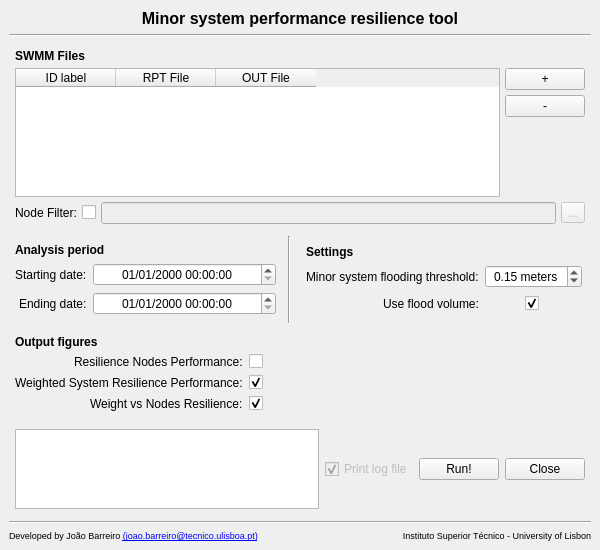
<?xml version="1.0" encoding="UTF-8"?>
<ui version="4.0">
 <class>MainWindow</class>
 <widget class="QMainWindow" name="MainWindow">
  <property name="geometry">
   <rect>
    <x>0</x>
    <y>0</y>
    <width>600</width>
    <height>550</height>
   </rect>
  </property>
  <property name="sizePolicy">
   <sizepolicy hsizetype="Preferred" vsizetype="Expanding">
    <horstretch>0</horstretch>
    <verstretch>0</verstretch>
   </sizepolicy>
  </property>
  <property name="minimumSize">
   <size>
    <width>600</width>
    <height>550</height>
   </size>
  </property>
  <property name="maximumSize">
   <size>
    <width>600</width>
    <height>550</height>
   </size>
  </property>
  <property name="windowTitle">
   <string>MainWindow</string>
  </property>
  <widget class="QWidget" name="centralwidget">
   <layout class="QVBoxLayout" name="verticalLayout_2">
    <item>
     <widget class="QLabel" name="label_4">
      <property name="sizePolicy">
       <sizepolicy hsizetype="Preferred" vsizetype="Maximum">
        <horstretch>0</horstretch>
        <verstretch>0</verstretch>
       </sizepolicy>
      </property>
      <property name="text">
       <string>&lt;html&gt;&lt;head/&gt;&lt;body&gt;&lt;p align=&quot;center&quot;&gt;&lt;span style=&quot; font-size:12pt; font-weight:700;&quot;&gt;Minor system performance resilience tool&lt;/span&gt;&lt;/p&gt;&lt;/body&gt;&lt;/html&gt;</string>
      </property>
     </widget>
    </item>
    <item>
     <widget class="Line" name="line_2">
      <property name="orientation">
       <enum>Qt::Horizontal</enum>
      </property>
     </widget>
    </item>
    <item>
     <widget class="QWidget" name="widget" native="true">
      <property name="sizePolicy">
       <sizepolicy hsizetype="Preferred" vsizetype="Expanding">
        <horstretch>0</horstretch>
        <verstretch>0</verstretch>
       </sizepolicy>
      </property>
      <layout class="QVBoxLayout" name="verticalLayout">
       <property name="spacing">
        <number>5</number>
       </property>
       <property name="leftMargin">
        <number>6</number>
       </property>
       <property name="topMargin">
        <number>6</number>
       </property>
       <property name="rightMargin">
        <number>6</number>
       </property>
       <property name="bottomMargin">
        <number>6</number>
       </property>
       <item>
        <widget class="QLabel" name="label">
         <property name="font">
          <font>
           <bold>true</bold>
          </font>
         </property>
         <property name="text">
          <string>SWMM Files</string>
         </property>
        </widget>
       </item>
       <item>
        <layout class="QHBoxLayout" name="horizontalLayout_5" stretch="1,0">
         <property name="sizeConstraint">
          <enum>QLayout::SetMinimumSize</enum>
         </property>
         <item>
          <widget class="QTableWidget" name="Input_table">
           <property name="minimumSize">
            <size>
             <width>0</width>
             <height>100</height>
            </size>
           </property>
           <attribute name="verticalHeaderCascadingSectionResizes">
            <bool>true</bool>
           </attribute>
           <column>
            <property name="text">
             <string>ID label</string>
            </property>
           </column>
           <column>
            <property name="text">
             <string>RPT File</string>
            </property>
           </column>
           <column>
            <property name="text">
             <string>OUT File</string>
            </property>
           </column>
          </widget>
         </item>
         <item>
          <layout class="QVBoxLayout" name="verticalLayout_6">
           <item>
            <widget class="QPushButton" name="addRow_button">
             <property name="sizePolicy">
              <sizepolicy hsizetype="Maximum" vsizetype="Fixed">
               <horstretch>0</horstretch>
               <verstretch>0</verstretch>
              </sizepolicy>
             </property>
             <property name="text">
              <string>+</string>
             </property>
            </widget>
           </item>
           <item>
            <widget class="QPushButton" name="delRow_button">
             <property name="sizePolicy">
              <sizepolicy hsizetype="Maximum" vsizetype="Fixed">
               <horstretch>0</horstretch>
               <verstretch>0</verstretch>
              </sizepolicy>
             </property>
             <property name="text">
              <string>-</string>
             </property>
            </widget>
           </item>
           <item>
            <spacer name="verticalSpacer">
             <property name="orientation">
              <enum>Qt::Vertical</enum>
             </property>
             <property name="sizeHint" stdset="0">
              <size>
               <width>20</width>
               <height>40</height>
              </size>
             </property>
            </spacer>
           </item>
          </layout>
         </item>
        </layout>
       </item>
       <item>
        <layout class="QHBoxLayout" name="horizontalLayout_4">
         <item>
          <widget class="QLabel" name="NodeList_label">
           <property name="toolTip">
            <string>&lt;html&gt;&lt;head/&gt;&lt;body&gt;&lt;p&gt;Text file where each line corresponds to the nodes to be included in the analysis.&lt;/p&gt;&lt;p&gt;If not provided, all nodes from SWMM report are considered.&lt;/p&gt;&lt;/body&gt;&lt;/html&gt;</string>
           </property>
           <property name="text">
            <string>Node Filter:</string>
           </property>
          </widget>
         </item>
         <item>
          <widget class="QCheckBox" name="NodeList_checkBox">
           <property name="text">
            <string/>
           </property>
          </widget>
         </item>
         <item>
          <widget class="QLineEdit" name="NodeList_Filepath">
           <property name="enabled">
            <bool>false</bool>
           </property>
           <property name="toolTip">
            <string/>
           </property>
           <property name="text">
            <string/>
           </property>
           <property name="placeholderText">
            <string/>
           </property>
           <property name="clearButtonEnabled">
            <bool>true</bool>
           </property>
          </widget>
         </item>
         <item>
          <widget class="QToolButton" name="NodeList_Search">
           <property name="enabled">
            <bool>false</bool>
           </property>
           <property name="text">
            <string>...</string>
           </property>
           <property name="autoRaise">
            <bool>false</bool>
           </property>
          </widget>
         </item>
        </layout>
       </item>
      </layout>
     </widget>
    </item>
    <item>
     <widget class="QWidget" name="widget" native="true">
      <property name="sizePolicy">
       <sizepolicy hsizetype="Preferred" vsizetype="Maximum">
        <horstretch>0</horstretch>
        <verstretch>0</verstretch>
       </sizepolicy>
      </property>
      <layout class="QHBoxLayout" name="horizontalLayout">
       <property name="leftMargin">
        <number>0</number>
       </property>
       <property name="topMargin">
        <number>0</number>
       </property>
       <property name="rightMargin">
        <number>0</number>
       </property>
       <property name="bottomMargin">
        <number>0</number>
       </property>
       <item>
        <widget class="QWidget" name="widget_4" native="true">
         <property name="sizePolicy">
          <sizepolicy hsizetype="Preferred" vsizetype="Maximum">
           <horstretch>0</horstretch>
           <verstretch>0</verstretch>
          </sizepolicy>
         </property>
         <layout class="QVBoxLayout" name="verticalLayout_3">
          <property name="spacing">
           <number>6</number>
          </property>
          <property name="leftMargin">
           <number>6</number>
          </property>
          <property name="topMargin">
           <number>6</number>
          </property>
          <property name="rightMargin">
           <number>6</number>
          </property>
          <property name="bottomMargin">
           <number>6</number>
          </property>
          <item>
           <widget class="QLabel" name="label_2">
            <property name="font">
             <font>
              <bold>true</bold>
             </font>
            </property>
            <property name="text">
             <string>Analysis period</string>
            </property>
           </widget>
          </item>
          <item>
           <layout class="QFormLayout" name="formLayout_3">
            <property name="labelAlignment">
             <set>Qt::AlignRight|Qt::AlignTrailing|Qt::AlignVCenter</set>
            </property>
            <property name="formAlignment">
             <set>Qt::AlignCenter</set>
            </property>
            <property name="verticalSpacing">
             <number>6</number>
            </property>
            <item row="0" column="0">
             <widget class="QLabel" name="studyNameLabel_2">
              <property name="text">
               <string>Starting date:</string>
              </property>
             </widget>
            </item>
            <item row="0" column="1">
             <widget class="QWidget" name="widget_6" native="true">
              <layout class="QHBoxLayout" name="horizontalLayout_7">
               <property name="spacing">
                <number>0</number>
               </property>
               <property name="leftMargin">
                <number>0</number>
               </property>
               <property name="topMargin">
                <number>0</number>
               </property>
               <property name="rightMargin">
                <number>0</number>
               </property>
               <property name="bottomMargin">
                <number>0</number>
               </property>
               <item>
                <widget class="QDateTimeEdit" name="StartingDate">
                 <property name="alignment">
                  <set>Qt::AlignCenter</set>
                 </property>
                 <property name="displayFormat">
                  <string>dd/MM/yyyy HH:mm:ss</string>
                 </property>
                </widget>
               </item>
              </layout>
             </widget>
            </item>
            <item row="1" column="0">
             <widget class="QLabel" name="studyDirectoryLabel_2">
              <property name="text">
               <string>Ending date:</string>
              </property>
             </widget>
            </item>
            <item row="1" column="1">
             <widget class="QWidget" name="widget_5" native="true">
              <layout class="QHBoxLayout" name="horizontalLayout_6">
               <property name="spacing">
                <number>0</number>
               </property>
               <property name="leftMargin">
                <number>0</number>
               </property>
               <property name="topMargin">
                <number>0</number>
               </property>
               <property name="rightMargin">
                <number>0</number>
               </property>
               <property name="bottomMargin">
                <number>0</number>
               </property>
               <item>
                <widget class="QDateTimeEdit" name="EndDate">
                 <property name="alignment">
                  <set>Qt::AlignCenter</set>
                 </property>
                 <property name="minimumDate">
                  <date>
                   <year>1753</year>
                   <month>9</month>
                   <day>14</day>
                  </date>
                 </property>
                 <property name="displayFormat">
                  <string>dd/MM/yyyy HH:mm:ss</string>
                 </property>
                </widget>
               </item>
              </layout>
             </widget>
            </item>
           </layout>
          </item>
         </layout>
        </widget>
       </item>
       <item>
        <widget class="Line" name="line_3">
         <property name="orientation">
          <enum>Qt::Vertical</enum>
         </property>
        </widget>
       </item>
       <item>
        <widget class="QWidget" name="widget_8" native="true">
         <layout class="QVBoxLayout" name="verticalLayout_4">
          <item>
           <widget class="QLabel" name="label_3">
            <property name="font">
             <font>
              <bold>true</bold>
             </font>
            </property>
            <property name="text">
             <string>Settings</string>
            </property>
           </widget>
          </item>
          <item>
           <layout class="QFormLayout" name="formLayout_4">
            <property name="labelAlignment">
             <set>Qt::AlignRight|Qt::AlignTrailing|Qt::AlignVCenter</set>
            </property>
            <property name="formAlignment">
             <set>Qt::AlignCenter</set>
            </property>
            <property name="verticalSpacing">
             <number>6</number>
            </property>
            <item row="0" column="1">
             <widget class="QWidget" name="widget_9" native="true">
              <layout class="QHBoxLayout" name="horizontalLayout_8">
               <property name="spacing">
                <number>0</number>
               </property>
               <property name="leftMargin">
                <number>0</number>
               </property>
               <property name="topMargin">
                <number>0</number>
               </property>
               <property name="rightMargin">
                <number>0</number>
               </property>
               <property name="bottomMargin">
                <number>0</number>
               </property>
               <item>
                <widget class="QDoubleSpinBox" name="MinorThreshold">
                 <property name="alignment">
                  <set>Qt::AlignCenter</set>
                 </property>
                 <property name="buttonSymbols">
                  <enum>QAbstractSpinBox::UpDownArrows</enum>
                 </property>
                 <property name="suffix">
                  <string> meters</string>
                 </property>
                 <property name="singleStep">
                  <double>0.100000000000000</double>
                 </property>
                 <property name="value">
                  <double>0.150000000000000</double>
                 </property>
                </widget>
               </item>
              </layout>
             </widget>
            </item>
            <item row="1" column="1">
             <widget class="QWidget" name="widget_10" native="true">
              <layout class="QHBoxLayout" name="horizontalLayout_9">
               <property name="spacing">
                <number>0</number>
               </property>
               <property name="leftMargin">
                <number>0</number>
               </property>
               <property name="topMargin">
                <number>0</number>
               </property>
               <property name="rightMargin">
                <number>0</number>
               </property>
               <property name="bottomMargin">
                <number>0</number>
               </property>
               <item>
                <spacer name="horizontalSpacer_2">
                 <property name="orientation">
                  <enum>Qt::Horizontal</enum>
                 </property>
                 <property name="sizeType">
                  <enum>QSizePolicy::Minimum</enum>
                 </property>
                 <property name="sizeHint" stdset="0">
                  <size>
                   <width>40</width>
                   <height>20</height>
                  </size>
                 </property>
                </spacer>
               </item>
               <item>
                <widget class="QCheckBox" name="FloodVolume_checkbox">
                 <property name="text">
                  <string/>
                 </property>
                 <property name="checked">
                  <bool>true</bool>
                 </property>
                 <property name="tristate">
                  <bool>false</bool>
                 </property>
                </widget>
               </item>
               <item>
                <spacer name="horizontalSpacer_3">
                 <property name="orientation">
                  <enum>Qt::Horizontal</enum>
                 </property>
                 <property name="sizeType">
                  <enum>QSizePolicy::Minimum</enum>
                 </property>
                 <property name="sizeHint" stdset="0">
                  <size>
                   <width>40</width>
                   <height>20</height>
                  </size>
                 </property>
                </spacer>
               </item>
              </layout>
             </widget>
            </item>
            <item row="0" column="0">
             <widget class="QLabel" name="MinorThreshold_label">
              <property name="toolTip">
               <string>&lt;html&gt;&lt;head/&gt;&lt;body&gt;&lt;p&gt;Depth above node elevation that defines the failure depth for Flooding Resilience calculation.&lt;/p&gt;&lt;/body&gt;&lt;/html&gt;</string>
              </property>
              <property name="text">
               <string>Minor system flooding threshold:</string>
              </property>
              <property name="alignment">
               <set>Qt::AlignLeading|Qt::AlignLeft|Qt::AlignVCenter</set>
              </property>
             </widget>
            </item>
            <item row="1" column="0">
             <widget class="QLabel" name="FloodVolume_label">
              <property name="toolTip">
               <string>&lt;html&gt;&lt;head/&gt;&lt;body&gt;&lt;p&gt;Check if flooded volume in each node is to be used at Flooding Resilience calculation.&lt;/p&gt;&lt;/body&gt;&lt;/html&gt;</string>
              </property>
              <property name="text">
               <string>Use flood volume:</string>
              </property>
              <property name="alignment">
               <set>Qt::AlignCenter</set>
              </property>
             </widget>
            </item>
           </layout>
          </item>
         </layout>
        </widget>
       </item>
      </layout>
     </widget>
    </item>
    <item>
     <widget class="QWidget" name="widget_12" native="true">
      <property name="sizePolicy">
       <sizepolicy hsizetype="Preferred" vsizetype="Maximum">
        <horstretch>0</horstretch>
        <verstretch>0</verstretch>
       </sizepolicy>
      </property>
      <layout class="QVBoxLayout" name="verticalLayout_5">
       <property name="spacing">
        <number>5</number>
       </property>
       <property name="leftMargin">
        <number>6</number>
       </property>
       <property name="topMargin">
        <number>6</number>
       </property>
       <property name="rightMargin">
        <number>6</number>
       </property>
       <property name="bottomMargin">
        <number>6</number>
       </property>
       <item>
        <widget class="QLabel" name="label_5">
         <property name="sizePolicy">
          <sizepolicy hsizetype="Preferred" vsizetype="Maximum">
           <horstretch>0</horstretch>
           <verstretch>0</verstretch>
          </sizepolicy>
         </property>
         <property name="font">
          <font>
           <bold>true</bold>
          </font>
         </property>
         <property name="text">
          <string>Output figures</string>
         </property>
         <property name="scaledContents">
          <bool>false</bool>
         </property>
        </widget>
       </item>
       <item>
        <layout class="QFormLayout" name="formLayout">
         <property name="sizeConstraint">
          <enum>QLayout::SetDefaultConstraint</enum>
         </property>
         <property name="rowWrapPolicy">
          <enum>QFormLayout::DontWrapRows</enum>
         </property>
         <property name="labelAlignment">
          <set>Qt::AlignRight|Qt::AlignTrailing|Qt::AlignVCenter</set>
         </property>
         <property name="formAlignment">
          <set>Qt::AlignCenter</set>
         </property>
         <property name="horizontalSpacing">
          <number>6</number>
         </property>
         <property name="verticalSpacing">
          <number>6</number>
         </property>
         <item row="0" column="0">
          <widget class="QLabel" name="AllNodesPlot_label">
           <property name="text">
            <string>Resilience Nodes Performance:</string>
           </property>
          </widget>
         </item>
         <item row="0" column="1">
          <widget class="QCheckBox" name="AllNodesPlot_checkBox">
           <property name="sizePolicy">
            <sizepolicy hsizetype="MinimumExpanding" vsizetype="Minimum">
             <horstretch>0</horstretch>
             <verstretch>0</verstretch>
            </sizepolicy>
           </property>
           <property name="iconSize">
            <size>
             <width>16</width>
             <height>16</height>
            </size>
           </property>
           <property name="tristate">
            <bool>false</bool>
           </property>
          </widget>
         </item>
         <item row="1" column="0">
          <widget class="QLabel" name="WeightedSystemPlot_label">
           <property name="text">
            <string>Weighted System Resilience Performance:</string>
           </property>
          </widget>
         </item>
         <item row="1" column="1">
          <widget class="QCheckBox" name="WeightedSystemPlot_checkBox">
           <property name="sizePolicy">
            <sizepolicy hsizetype="MinimumExpanding" vsizetype="Minimum">
             <horstretch>0</horstretch>
             <verstretch>0</verstretch>
            </sizepolicy>
           </property>
           <property name="checked">
            <bool>true</bool>
           </property>
          </widget>
         </item>
         <item row="2" column="0">
          <widget class="QLabel" name="WeightNodesResilience_label">
           <property name="text">
            <string>Weight vs Nodes Resilience:</string>
           </property>
          </widget>
         </item>
         <item row="2" column="1">
          <widget class="QCheckBox" name="WeightNodesResilience_checkBox">
           <property name="sizePolicy">
            <sizepolicy hsizetype="MinimumExpanding" vsizetype="Minimum">
             <horstretch>0</horstretch>
             <verstretch>0</verstretch>
            </sizepolicy>
           </property>
           <property name="checked">
            <bool>true</bool>
           </property>
          </widget>
         </item>
        </layout>
       </item>
      </layout>
     </widget>
    </item>
    <item>
     <widget class="QWidget" name="widget_7" native="true">
      <property name="sizePolicy">
       <sizepolicy hsizetype="Preferred" vsizetype="Maximum">
        <horstretch>0</horstretch>
        <verstretch>0</verstretch>
       </sizepolicy>
      </property>
      <layout class="QHBoxLayout" name="horizontalLayout_10">
       <property name="leftMargin">
        <number>6</number>
       </property>
       <property name="topMargin">
        <number>6</number>
       </property>
       <property name="rightMargin">
        <number>6</number>
       </property>
       <property name="bottomMargin">
        <number>6</number>
       </property>
       <item>
        <widget class="QTextEdit" name="textEdit">
         <property name="enabled">
          <bool>true</bool>
         </property>
         <property name="sizePolicy">
          <sizepolicy hsizetype="Expanding" vsizetype="Minimum">
           <horstretch>0</horstretch>
           <verstretch>0</verstretch>
          </sizepolicy>
         </property>
         <property name="minimumSize">
          <size>
           <width>0</width>
           <height>80</height>
          </size>
         </property>
         <property name="maximumSize">
          <size>
           <width>16777215</width>
           <height>80</height>
          </size>
         </property>
         <property name="acceptRichText">
          <bool>false</bool>
         </property>
         <property name="textInteractionFlags">
          <set>Qt::LinksAccessibleByKeyboard|Qt::LinksAccessibleByMouse|Qt::TextBrowserInteraction|Qt::TextSelectableByKeyboard|Qt::TextSelectableByMouse</set>
         </property>
         <property name="placeholderText">
          <string/>
         </property>
        </widget>
       </item>
       <item>
        <widget class="QCheckBox" name="logBox">
         <property name="enabled">
          <bool>false</bool>
         </property>
         <property name="text">
          <string>Print log file</string>
         </property>
         <property name="iconSize">
          <size>
           <width>16</width>
           <height>16</height>
          </size>
         </property>
         <property name="checked">
          <bool>true</bool>
         </property>
         <property name="tristate">
          <bool>false</bool>
         </property>
        </widget>
       </item>
       <item>
        <layout class="QHBoxLayout" name="horizontalLayout_2">
         <item>
          <widget class="QPushButton" name="runButton">
           <property name="text">
            <string>Run!</string>
           </property>
          </widget>
         </item>
         <item>
          <widget class="QPushButton" name="closeButton">
           <property name="text">
            <string>Close</string>
           </property>
          </widget>
         </item>
        </layout>
       </item>
      </layout>
     </widget>
    </item>
    <item>
     <widget class="Line" name="line">
      <property name="orientation">
       <enum>Qt::Horizontal</enum>
      </property>
     </widget>
    </item>
    <item>
     <widget class="QWidget" name="widget" native="true">
      <property name="sizePolicy">
       <sizepolicy hsizetype="Preferred" vsizetype="Maximum">
        <horstretch>0</horstretch>
        <verstretch>0</verstretch>
       </sizepolicy>
      </property>
      <layout class="QHBoxLayout" name="horizontalLayout_11">
       <property name="spacing">
        <number>6</number>
       </property>
       <property name="sizeConstraint">
        <enum>QLayout::SetMinimumSize</enum>
       </property>
       <property name="leftMargin">
        <number>0</number>
       </property>
       <property name="topMargin">
        <number>0</number>
       </property>
       <property name="rightMargin">
        <number>0</number>
       </property>
       <property name="bottomMargin">
        <number>0</number>
       </property>
       <item>
        <widget class="QLabel" name="footer_left_label">
         <property name="sizePolicy">
          <sizepolicy hsizetype="Preferred" vsizetype="Fixed">
           <horstretch>0</horstretch>
           <verstretch>0</verstretch>
          </sizepolicy>
         </property>
         <property name="text">
          <string>&lt;html&gt;&lt;head/&gt;&lt;body&gt;&lt;p&gt;&lt;span style=&quot; font-size:7pt;&quot;&gt;Developed by João Barreiro &lt;/span&gt;&lt;a href=&quot;mailto:joao.barreiro@tecnico.ulisboa.pt&quot;&gt;&lt;span style=&quot; font-size:7pt; text-decoration: underline; color:#0000ff;&quot;&gt;(joao.barreiro@tecnico.ulisboa.pt)&lt;/span&gt;&lt;/a&gt;&lt;/p&gt;&lt;/body&gt;&lt;/html&gt;</string>
         </property>
         <property name="openExternalLinks">
          <bool>true</bool>
         </property>
        </widget>
       </item>
       <item>
        <widget class="QLabel" name="footer_right_label">
         <property name="sizePolicy">
          <sizepolicy hsizetype="Preferred" vsizetype="Fixed">
           <horstretch>0</horstretch>
           <verstretch>0</verstretch>
          </sizepolicy>
         </property>
         <property name="text">
          <string>&lt;html&gt;&lt;head/&gt;&lt;body&gt;&lt;p&gt;&lt;span style=&quot; font-size:7pt;&quot;&gt;Instituto Superior Técnico - University of Lisbon&lt;/span&gt;&lt;/p&gt;&lt;/body&gt;&lt;/html&gt;</string>
         </property>
         <property name="alignment">
          <set>Qt::AlignRight|Qt::AlignTrailing|Qt::AlignVCenter</set>
         </property>
        </widget>
       </item>
      </layout>
     </widget>
    </item>
   </layout>
  </widget>
 </widget>
 <tabstops>
  <tabstop>StartingDate</tabstop>
  <tabstop>EndDate</tabstop>
  <tabstop>MinorThreshold</tabstop>
  <tabstop>textEdit</tabstop>
  <tabstop>logBox</tabstop>
  <tabstop>runButton</tabstop>
  <tabstop>closeButton</tabstop>
 </tabstops>
 <resources/>
 <connections>
  <connection>
   <sender>NodeList_checkBox</sender>
   <signal>toggled(bool)</signal>
   <receiver>NodeList_Filepath</receiver>
   <slot>setEnabled(bool)</slot>
   <hints>
    <hint type="sourcelabel">
     <x>89</x>
     <y>202</y>
    </hint>
    <hint type="destinationlabel">
     <x>113</x>
     <y>202</y>
    </hint>
   </hints>
  </connection>
  <connection>
   <sender>NodeList_checkBox</sender>
   <signal>toggled(bool)</signal>
   <receiver>NodeList_Search</receiver>
   <slot>setEnabled(bool)</slot>
   <hints>
    <hint type="sourcelabel">
     <x>94</x>
     <y>199</y>
    </hint>
    <hint type="destinationlabel">
     <x>571</x>
     <y>203</y>
    </hint>
   </hints>
  </connection>
 </connections>
</ui>
